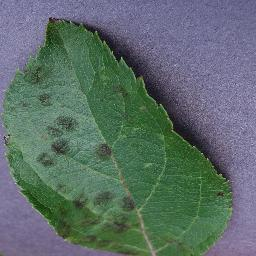
#> input picture datasett/train/Apple___Apple_scab/1a304331-98b5-473f-bbb1-c33b8441052a___FREC_Scab 3296.JPG, 256 x 256 px; its folder holds only this picture in this run
$ jupyter execute --allow-errors training.ipynb
#> lines starting #> are read from the running program, lines starting #| are printed output that depends on the picture
# **Importing Libraries**

[cell 1]
#!pip install opencv-python numpy scikit-image scikit-learn xgboost joblib pandas lightgbm

[cell 2]
# System and File Handling
import os
import time
from concurrent.futures import ThreadPoolExecutor

# Data Handling
import numpy as np
import pandas as pd

# Image Processing
import cv2
from skimage.feature import hog

# Machine Learning Models and Tools
from sklearn.model_selection import train_test_split
from sklearn.decomposition import PCA
from sklearn.metrics import accuracy_score, classification_report, confusion_matrix
from sklearn.svm import SVC
from sklearn.ensemble import RandomForestClassifier
from xgboost import XGBClassifier
from lightgbm import LGBMClassifier
from sklearn.neighbors import KNeighborsClassifier

# Joblib for Model Saving and Loading
import joblib

# Visualization
import matplotlib.pyplot as plt
import seaborn as sns

# **Function to Count Dataset Files**

[cell 3]
def count_dataset_files(dataset_path):
#> called with dataset_path = 'datasett/train'
    total_count = 0
    class_counts = {}

    # Traverse the dataset directory
    for class_name in os.listdir(dataset_path):
        class_folder = os.path.join(dataset_path, class_name)
        if os.path.isdir(class_folder):  # Ensure it's a folder
            count = len([file for file in os.listdir(class_folder) if os.path.isfile(os.path.join(class_folder, file))])
            class_counts[class_name] = count
            total_count += count
#> pass 2 of the loop in count_dataset_files, `for class_name in os.listdir(dataset_path):`:

    return total_count, class_counts

[cell 4]
# Specify the path to your dataset
dataset_path = "datasett/train"
total_count, class_counts = count_dataset_files(dataset_path)

# Display results
print(f"Total number of files in the dataset: {total_count}")
print("Number of files per class:")
for class_name, count in class_counts.items():
    print(f"  {class_name}: {count}")

# **Function to Load and Process Images**

[cell 5]
# Function to load data and labels with parallelism
def process_single_image(file_path):
    img = cv2.imread(file_path, cv2.IMREAD_COLOR)
#> img is the input picture: shape (256, 256, 3); mean B, G, R 105, 109.4, 92.5
    img = cv2.resize(img, (64, 64))  # Resize to 64x64 for faster processing
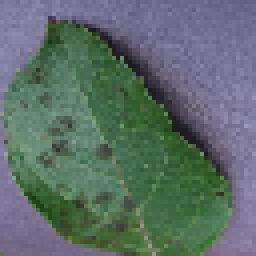
#> img: shape (64, 64, 3) (shown 4 times larger); mean B, G, R 105.1, 109.4, 92.5
    gray = cv2.cvtColor(img, cv2.COLOR_BGR2GRAY)
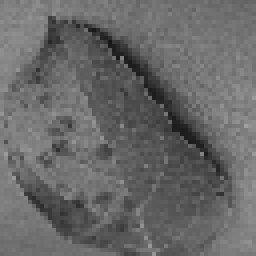
#> gray: shape (64, 64) (shown 4 times larger); min 21, max 160, mean 103.9
    features = hog(gray, pixels_per_cell=(8, 8), cells_per_block=(2, 2), block_norm='L2-Hys')
#> features = 1764 values, max 0.38 at index 1518, min 0 at index 391, mean 0.149
    return features

def load_data_and_labels_parallel(dataset_path):
    images = []
    labels = []
    class_names = [folder for folder in os.listdir(dataset_path) if os.path.isdir(os.path.join(dataset_path, folder))]

    with ThreadPoolExecutor() as executor:
        for label, class_name in enumerate(class_names):
            class_folder = os.path.join(dataset_path, class_name)
            file_paths = [os.path.join(class_folder, file) for file in os.listdir(class_folder) if os.path.isfile(os.path.join(class_folder, file))]
            results = executor.map(process_single_image, file_paths)
            images.extend(results)
            labels.extend([label] * len(file_paths))
#> pass 2 of the loop in load_data_and_labels_parallel, `for label, class_name in enumerate(class_names):`:
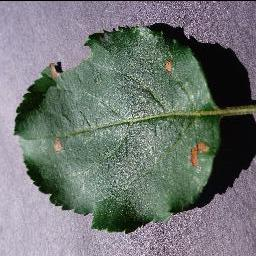
#> input picture datasett/train/Apple___Black_rot/1452dba2-3694-4657-ac64-fed65ebea056___JR_FrgE.S 3081_90deg.JPG, 256 x 256 px
#> in process_single_image, img is the input picture: shape (256, 256, 3); mean B, G, R 115.6, 117.9, 112.6
#> in process_single_image (call 2), `img = cv2.resize(img, (64, 64))`:
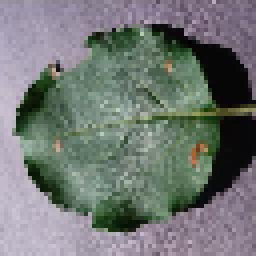
#> img: shape (64, 64, 3) (shown 4 times larger); mean B, G, R 116.4, 118.7, 113.5
#> in process_single_image (call 2), `gray = cv2.cvtColor(img, cv2.COLOR_BGR2GRAY)`:
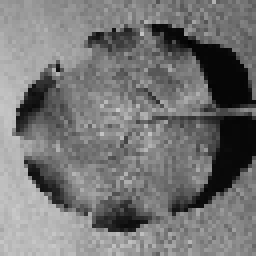
#> gray: shape (64, 64) (shown 4 times larger); min 1, max 201, mean 116.9
#> features = 1764 values, max 0.361 at index 1526, min 0 at index 498, mean 0.145

    return np.array(images), np.array(labels), class_names

# **Load Dataset**

[cell 6]
# Measure time for data loading
dataset_path = 'datasett/train'
start_time = time.time()
print("Loading data...")
X, y, class_names = load_data_and_labels_parallel(dataset_path)
#> y = [0, 1]; class_names = ['Apple___Apple_scab', 'Apple___Black_rot']

end_time = time.time()
print(f"Data loaded in {end_time - start_time:.2f} seconds")

# **Train-Test Split for the Dataset**

[cell 7]
# Train-test split
from sklearn.model_selection import train_test_split
X_train, X_test, y_train, y_test = train_test_split(X, y, test_size=0.2, random_state=42)
#> y_train = [0]; y_test = [1]
print(f"Dataset loaded. Number of classes: {len(class_names)}")
#| Dataset loaded. Number of classes: 2
